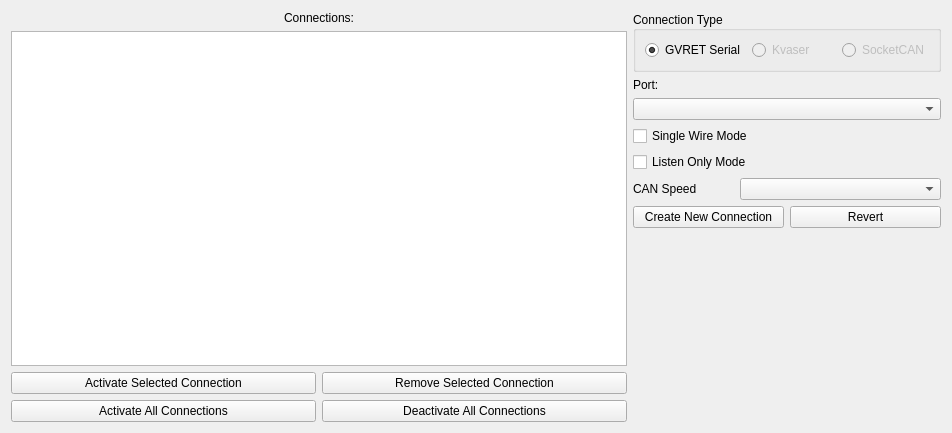
<?xml version="1.0" encoding="UTF-8"?>
<ui version="4.0">
 <class>ConnectionWindow</class>
 <widget class="QWidget" name="ConnectionWindow">
  <property name="geometry">
   <rect>
    <x>0</x>
    <y>0</y>
    <width>952</width>
    <height>433</height>
   </rect>
  </property>
  <property name="windowTitle">
   <string>Connection Settings</string>
  </property>
  <layout class="QHBoxLayout" name="horizontalLayout" stretch="2,1">
   <item>
    <layout class="QVBoxLayout" name="verticalLayout">
     <item alignment="Qt::AlignHCenter">
      <widget class="QLabel" name="label_4">
       <property name="text">
        <string>Connections:</string>
       </property>
      </widget>
     </item>
     <item>
      <widget class="QTableView" name="tableConnections">
       <property name="selectionMode">
        <enum>QAbstractItemView::SingleSelection</enum>
       </property>
       <property name="selectionBehavior">
        <enum>QAbstractItemView::SelectRows</enum>
       </property>
      </widget>
     </item>
     <item>
      <layout class="QHBoxLayout" name="horizontalLayout_5">
       <item>
        <widget class="QPushButton" name="btnBusActivate">
         <property name="text">
          <string>Activate Selected Connection</string>
         </property>
        </widget>
       </item>
       <item>
        <widget class="QPushButton" name="btnRemoveBus">
         <property name="text">
          <string>Remove Selected Connection</string>
         </property>
        </widget>
       </item>
      </layout>
     </item>
     <item>
      <layout class="QHBoxLayout" name="horizontalLayout_6">
       <item>
        <widget class="QPushButton" name="btnActivateAll">
         <property name="text">
          <string>Activate All Connections</string>
         </property>
        </widget>
       </item>
       <item>
        <widget class="QPushButton" name="btnDeactivateAll">
         <property name="text">
          <string>Deactivate All Connections</string>
         </property>
        </widget>
       </item>
      </layout>
     </item>
    </layout>
   </item>
   <item>
    <layout class="QVBoxLayout" name="verticalLayout_2">
     <item>
      <widget class="QGroupBox" name="groupBox">
       <property name="title">
        <string>Connection Type</string>
       </property>
       <property name="alignment">
        <set>Qt::AlignLeading|Qt::AlignLeft|Qt::AlignVCenter</set>
       </property>
       <layout class="QHBoxLayout" name="horizontalLayout_2">
        <item>
         <widget class="QRadioButton" name="rbGVRET">
          <property name="text">
           <string>GVRET Serial</string>
          </property>
          <property name="checked">
           <bool>true</bool>
          </property>
         </widget>
        </item>
        <item>
         <widget class="QRadioButton" name="rbKvaser">
          <property name="enabled">
           <bool>false</bool>
          </property>
          <property name="text">
           <string>Kvaser</string>
          </property>
         </widget>
        </item>
        <item>
         <widget class="QRadioButton" name="rbSocketCAN">
          <property name="enabled">
           <bool>false</bool>
          </property>
          <property name="text">
           <string>SocketCAN</string>
          </property>
         </widget>
        </item>
       </layout>
      </widget>
     </item>
     <item>
      <widget class="QLabel" name="label">
       <property name="sizePolicy">
        <sizepolicy hsizetype="Minimum" vsizetype="Minimum">
         <horstretch>0</horstretch>
         <verstretch>0</verstretch>
        </sizepolicy>
       </property>
       <property name="text">
        <string>Port:</string>
       </property>
      </widget>
     </item>
     <item>
      <widget class="QComboBox" name="cbPort"/>
     </item>
     <item>
      <widget class="QCheckBox" name="ckSingleWire">
       <property name="text">
        <string>Single Wire Mode</string>
       </property>
      </widget>
     </item>
     <item>
      <widget class="QCheckBox" name="ckListenOnly">
       <property name="text">
        <string>Listen Only Mode</string>
       </property>
      </widget>
     </item>
     <item>
      <layout class="QHBoxLayout" name="horizontalLayout_3" stretch="1,2">
       <item>
        <widget class="QLabel" name="label_2">
         <property name="text">
          <string>CAN Speed</string>
         </property>
        </widget>
       </item>
       <item>
        <widget class="QComboBox" name="cbSpeed"/>
       </item>
      </layout>
     </item>
     <item>
      <layout class="QHBoxLayout" name="horizontalLayout_4">
       <item>
        <widget class="QPushButton" name="btnOK">
         <property name="text">
          <string>Create New Connection</string>
         </property>
        </widget>
       </item>
       <item>
        <widget class="QPushButton" name="btnRevert">
         <property name="text">
          <string>Revert</string>
         </property>
        </widget>
       </item>
      </layout>
     </item>
     <item>
      <spacer name="verticalSpacer">
       <property name="orientation">
        <enum>Qt::Vertical</enum>
       </property>
       <property name="sizeHint" stdset="0">
        <size>
         <width>20</width>
         <height>40</height>
        </size>
       </property>
      </spacer>
     </item>
    </layout>
   </item>
  </layout>
 </widget>
 <resources/>
 <connections/>
</ui>
